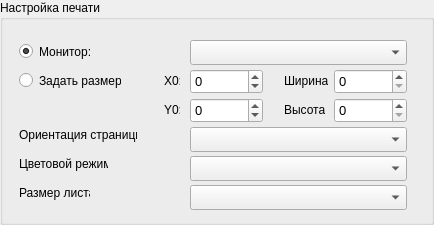
         <widget class="QGroupBox" name="gbSettingsPrint">
          <property name="sizePolicy">
           <sizepolicy hsizetype="Minimum" vsizetype="Fixed">
            <horstretch>0</horstretch>
            <verstretch>0</verstretch>
           </sizepolicy>
          </property>
          <property name="minimumSize">
           <size>
            <width>411</width>
            <height>201</height>
           </size>
          </property>
          <property name="palette">
           <palette>
            <active>
             <colorrole role="WindowText">
              <brush brushstyle="SolidPattern">
               <color alpha="255">
                <red>170</red>
                <green>0</green>
                <blue>0</blue>
               </color>
              </brush>
             </colorrole>
             <colorrole role="ButtonText">
              <brush brushstyle="SolidPattern">
               <color alpha="255">
                <red>170</red>
                <green>0</green>
                <blue>0</blue>
               </color>
              </brush>
             </colorrole>
            </active>
            <inactive>
             <colorrole role="WindowText">
              <brush brushstyle="SolidPattern">
               <color alpha="255">
                <red>0</red>
                <green>0</green>
                <blue>0</blue>
               </color>
              </brush>
             </colorrole>
             <colorrole role="ButtonText">
              <brush brushstyle="SolidPattern">
               <color alpha="255">
                <red>0</red>
                <green>0</green>
                <blue>0</blue>
               </color>
              </brush>
             </colorrole>
            </inactive>
            <disabled>
             <colorrole role="WindowText">
              <brush brushstyle="SolidPattern">
               <color alpha="255">
                <red>127</red>
                <green>127</green>
                <blue>127</blue>
               </color>
              </brush>
             </colorrole>
             <colorrole role="ButtonText">
              <brush brushstyle="SolidPattern">
               <color alpha="255">
                <red>127</red>
                <green>127</green>
                <blue>127</blue>
               </color>
              </brush>
             </colorrole>
            </disabled>
           </palette>
          </property>
          <property name="title">
           <string>Настройка печати</string>
          </property>
          <property name="alignment">
           <set>Qt::AlignLeading|Qt::AlignLeft|Qt::AlignTop</set>
          </property>
          <property name="flat">
           <bool>true</bool>
          </property>
          <layout class="QGridLayout" name="gridLayout_4">
           <item row="0" column="0">
            <widget class="QFrame" name="fSettingsPrint">
             <property name="enabled">
              <bool>true</bool>
             </property>
             <property name="minimumSize">
              <size>
               <width>406</width>
               <height>180</height>
              </size>
             </property>
             <property name="frameShape">
              <enum>QFrame::NoFrame</enum>
             </property>
             <property name="frameShadow">
              <enum>QFrame::Plain</enum>
             </property>
             <property name="lineWidth">
              <number>0</number>
             </property>
             <widget class="QLabel" name="lOrientationl">
              <property name="geometry">
               <rect>
                <x>5</x>
                <y>96</y>
                <width>118</width>
                <height>16</height>
               </rect>
              </property>
              <property name="text">
               <string>Ориентация страницы:</string>
              </property>
             </widget>
             <widget class="QLabel" name="lX0Screen">
              <property name="geometry">
               <rect>
                <x>150</x>
                <y>42</y>
                <width>16</width>
                <height>16</height>
               </rect>
              </property>
              <property name="minimumSize">
               <size>
                <width>0</width>
                <height>0</height>
               </size>
              </property>
              <property name="text">
               <string>X0:</string>
              </property>
             </widget>
             <widget class="QRadioButton" name="rbNumberMonitor">
              <property name="geometry">
               <rect>
                <x>5</x>
                <y>12</y>
                <width>71</width>
                <height>17</height>
               </rect>
              </property>
              <property name="text">
               <string>Монитор:</string>
              </property>
              <property name="checked">
               <bool>true</bool>
              </property>
             </widget>
             <widget class="QComboBox" name="cbNumberMonitor">
              <property name="geometry">
               <rect>
                <x>176</x>
                <y>9</y>
                <width>217</width>
                <height>25</height>
               </rect>
              </property>
              <property name="sizePolicy">
               <sizepolicy hsizetype="Minimum" vsizetype="Fixed">
                <horstretch>0</horstretch>
                <verstretch>0</verstretch>
               </sizepolicy>
              </property>
              <property name="minimumSize">
               <size>
                <width>217</width>
                <height>25</height>
               </size>
              </property>
              <property name="maximumSize">
               <size>
                <width>217</width>
                <height>25</height>
               </size>
              </property>
              <property name="palette">
               <palette>
                <active>
                 <colorrole role="Text">
                  <brush brushstyle="SolidPattern">
                   <color alpha="255">
                    <red>20</red>
                    <green>20</green>
                    <blue>20</blue>
                   </color>
                  </brush>
                 </colorrole>
                </active>
                <inactive>
                 <colorrole role="Text">
                  <brush brushstyle="SolidPattern">
                   <color alpha="255">
                    <red>0</red>
                    <green>0</green>
                    <blue>0</blue>
                   </color>
                  </brush>
                 </colorrole>
                </inactive>
                <disabled>
                 <colorrole role="Text">
                  <brush brushstyle="SolidPattern">
                   <color alpha="255">
                    <red>127</red>
                    <green>127</green>
                    <blue>127</blue>
                   </color>
                  </brush>
                 </colorrole>
                </disabled>
               </palette>
              </property>
              <property name="font">
               <font>
                <pointsize>10</pointsize>
               </font>
              </property>
             </widget>
             <widget class="QComboBox" name="cbPageSize">
              <property name="geometry">
               <rect>
                <x>176</x>
                <y>154</y>
                <width>217</width>
                <height>25</height>
               </rect>
              </property>
              <property name="sizePolicy">
               <sizepolicy hsizetype="Minimum" vsizetype="Fixed">
                <horstretch>0</horstretch>
                <verstretch>0</verstretch>
               </sizepolicy>
              </property>
              <property name="minimumSize">
               <size>
                <width>217</width>
                <height>25</height>
               </size>
              </property>
              <property name="maximumSize">
               <size>
                <width>217</width>
                <height>25</height>
               </size>
              </property>
              <property name="palette">
               <palette>
                <active>
                 <colorrole role="Text">
                  <brush brushstyle="SolidPattern">
                   <color alpha="255">
                    <red>20</red>
                    <green>20</green>
                    <blue>20</blue>
                   </color>
                  </brush>
                 </colorrole>
                </active>
                <inactive>
                 <colorrole role="Text">
                  <brush brushstyle="SolidPattern">
                   <color alpha="255">
                    <red>0</red>
                    <green>0</green>
                    <blue>0</blue>
                   </color>
                  </brush>
                 </colorrole>
                </inactive>
                <disabled>
                 <colorrole role="Text">
                  <brush brushstyle="SolidPattern">
                   <color alpha="255">
                    <red>127</red>
                    <green>127</green>
                    <blue>127</blue>
                   </color>
                  </brush>
                 </colorrole>
                </disabled>
               </palette>
              </property>
              <property name="font">
               <font>
                <pointsize>10</pointsize>
               </font>
              </property>
             </widget>
             <widget class="QComboBox" name="cbOrientation">
              <property name="geometry">
               <rect>
                <x>176</x>
                <y>96</y>
                <width>217</width>
                <height>25</height>
               </rect>
              </property>
              <property name="sizePolicy">
               <sizepolicy hsizetype="Minimum" vsizetype="Fixed">
                <horstretch>0</horstretch>
                <verstretch>0</verstretch>
               </sizepolicy>
              </property>
              <property name="minimumSize">
               <size>
                <width>217</width>
                <height>25</height>
               </size>
              </property>
              <property name="maximumSize">
               <size>
                <width>217</width>
                <height>25</height>
               </size>
              </property>
              <property name="palette">
               <palette>
                <active>
                 <colorrole role="Text">
                  <brush brushstyle="SolidPattern">
                   <color alpha="255">
                    <red>20</red>
                    <green>20</green>
                    <blue>20</blue>
                   </color>
                  </brush>
                 </colorrole>
                </active>
                <inactive>
                 <colorrole role="Text">
                  <brush brushstyle="SolidPattern">
                   <color alpha="255">
                    <red>0</red>
                    <green>0</green>
                    <blue>0</blue>
                   </color>
                  </brush>
                 </colorrole>
                </inactive>
                <disabled>
                 <colorrole role="Text">
                  <brush brushstyle="SolidPattern">
                   <color alpha="255">
                    <red>127</red>
                    <green>127</green>
                    <blue>127</blue>
                   </color>
                  </brush>
                 </colorrole>
                </disabled>
               </palette>
              </property>
              <property name="font">
               <font>
                <pointsize>10</pointsize>
               </font>
              </property>
             </widget>
             <widget class="QSpinBox" name="sbWidthRect">
              <property name="geometry">
               <rect>
                <x>320</x>
                <y>38</y>
                <width>73</width>
                <height>25</height>
               </rect>
              </property>
              <property name="minimumSize">
               <size>
                <width>73</width>
                <height>25</height>
               </size>
              </property>
              <property name="maximumSize">
               <size>
                <width>73</width>
                <height>25</height>
               </size>
              </property>
              <property name="palette">
               <palette>
                <active>
                 <colorrole role="Text">
                  <brush brushstyle="SolidPattern">
                   <color alpha="255">
                    <red>20</red>
                    <green>20</green>
                    <blue>20</blue>
                   </color>
                  </brush>
                 </colorrole>
                </active>
                <inactive>
                 <colorrole role="Text">
                  <brush brushstyle="SolidPattern">
                   <color alpha="255">
                    <red>0</red>
                    <green>0</green>
                    <blue>0</blue>
                   </color>
                  </brush>
                 </colorrole>
                </inactive>
                <disabled>
                 <colorrole role="Text">
                  <brush brushstyle="SolidPattern">
                   <color alpha="255">
                    <red>127</red>
                    <green>127</green>
                    <blue>127</blue>
                   </color>
                  </brush>
                 </colorrole>
                </disabled>
               </palette>
              </property>
              <property name="font">
               <font>
                <pointsize>10</pointsize>
               </font>
              </property>
              <property name="maximum">
               <number>10000</number>
              </property>
             </widget>
             <widget class="QLabel" name="lWidthScreen">
              <property name="geometry">
               <rect>
                <x>270</x>
                <y>42</y>
                <width>44</width>
                <height>16</height>
               </rect>
              </property>
              <property name="text">
               <string>Ширина:</string>
              </property>
             </widget>
             <widget class="QSpinBox" name="sbHeightRect">
              <property name="geometry">
               <rect>
                <x>320</x>
                <y>67</y>
                <width>73</width>
                <height>25</height>
               </rect>
              </property>
              <property name="minimumSize">
               <size>
                <width>73</width>
                <height>25</height>
               </size>
              </property>
              <property name="maximumSize">
               <size>
                <width>73</width>
                <height>25</height>
               </size>
              </property>
              <property name="palette">
               <palette>
                <active>
                 <colorrole role="Text">
                  <brush brushstyle="SolidPattern">
                   <color alpha="255">
                    <red>20</red>
                    <green>20</green>
                    <blue>20</blue>
                   </color>
                  </brush>
                 </colorrole>
                </active>
                <inactive>
                 <colorrole role="Text">
                  <brush brushstyle="SolidPattern">
                   <color alpha="255">
                    <red>0</red>
                    <green>0</green>
                    <blue>0</blue>
                   </color>
                  </brush>
                 </colorrole>
                </inactive>
                <disabled>
                 <colorrole role="Text">
                  <brush brushstyle="SolidPattern">
                   <color alpha="255">
                    <red>127</red>
                    <green>127</green>
                    <blue>127</blue>
                   </color>
                  </brush>
                 </colorrole>
                </disabled>
               </palette>
              </property>
              <property name="font">
               <font>
                <pointsize>10</pointsize>
               </font>
              </property>
              <property name="maximum">
               <number>10000</number>
              </property>
             </widget>
             <widget class="QLabel" name="lY0Screen">
              <property name="geometry">
               <rect>
                <x>150</x>
                <y>71</y>
                <width>16</width>
                <height>16</height>
               </rect>
              </property>
              <property name="minimumSize">
               <size>
                <width>0</width>
                <height>0</height>
               </size>
              </property>
              <property name="text">
               <string>Y0:</string>
              </property>
             </widget>
             <widget class="QComboBox" name="cbColorMode">
              <property name="geometry">
               <rect>
                <x>176</x>
                <y>125</y>
                <width>217</width>
                <height>25</height>
               </rect>
              </property>
              <property name="sizePolicy">
               <sizepolicy hsizetype="Minimum" vsizetype="Fixed">
                <horstretch>0</horstretch>
                <verstretch>0</verstretch>
               </sizepolicy>
              </property>
              <property name="minimumSize">
               <size>
                <width>217</width>
                <height>25</height>
               </size>
              </property>
              <property name="maximumSize">
               <size>
                <width>217</width>
                <height>25</height>
               </size>
              </property>
              <property name="palette">
               <palette>
                <active>
                 <colorrole role="Text">
                  <brush brushstyle="SolidPattern">
                   <color alpha="255">
                    <red>20</red>
                    <green>20</green>
                    <blue>20</blue>
                   </color>
                  </brush>
                 </colorrole>
                </active>
                <inactive>
                 <colorrole role="Text">
                  <brush brushstyle="SolidPattern">
                   <color alpha="255">
                    <red>0</red>
                    <green>0</green>
                    <blue>0</blue>
                   </color>
                  </brush>
                 </colorrole>
                </inactive>
                <disabled>
                 <colorrole role="Text">
                  <brush brushstyle="SolidPattern">
                   <color alpha="255">
                    <red>127</red>
                    <green>127</green>
                    <blue>127</blue>
                   </color>
                  </brush>
                 </colorrole>
                </disabled>
               </palette>
              </property>
              <property name="font">
               <font>
                <pointsize>10</pointsize>
               </font>
              </property>
             </widget>
             <widget class="QSpinBox" name="sbX0Rect">
              <property name="geometry">
               <rect>
                <x>176</x>
                <y>38</y>
                <width>73</width>
                <height>25</height>
               </rect>
              </property>
              <property name="minimumSize">
               <size>
                <width>73</width>
                <height>25</height>
               </size>
              </property>
              <property name="maximumSize">
               <size>
                <width>73</width>
                <height>25</height>
               </size>
              </property>
              <property name="palette">
               <palette>
                <active>
                 <colorrole role="Text">
                  <brush brushstyle="SolidPattern">
                   <color alpha="255">
                    <red>20</red>
                    <green>20</green>
                    <blue>20</blue>
                   </color>
                  </brush>
                 </colorrole>
                </active>
                <inactive>
                 <colorrole role="Text">
                  <brush brushstyle="SolidPattern">
                   <color alpha="255">
                    <red>0</red>
                    <green>0</green>
                    <blue>0</blue>
                   </color>
                  </brush>
                 </colorrole>
                </inactive>
                <disabled>
                 <colorrole role="Text">
                  <brush brushstyle="SolidPattern">
                   <color alpha="255">
                    <red>127</red>
                    <green>127</green>
                    <blue>127</blue>
                   </color>
                  </brush>
                 </colorrole>
                </disabled>
               </palette>
              </property>
              <property name="font">
               <font>
                <pointsize>10</pointsize>
               </font>
              </property>
              <property name="minimum">
               <number>-10000</number>
              </property>
              <property name="maximum">
               <number>10000</number>
              </property>
             </widget>
             <widget class="QRadioButton" name="rbSizeRect">
              <property name="geometry">
               <rect>
                <x>5</x>
                <y>41</y>
                <width>102</width>
                <height>17</height>
               </rect>
              </property>
              <property name="text">
               <string>Задать размер:</string>
              </property>
             </widget>
             <widget class="QLabel" name="lHeightScreen">
              <property name="geometry">
               <rect>
                <x>270</x>
                <y>71</y>
                <width>41</width>
                <height>16</height>
               </rect>
              </property>
              <property name="text">
               <string>Высота:</string>
              </property>
             </widget>
             <widget class="QLabel" name="lColorMode">
              <property name="geometry">
               <rect>
                <x>5</x>
                <y>125</y>
                <width>89</width>
                <height>16</height>
               </rect>
              </property>
              <property name="text">
               <string>Цветовой режим:</string>
              </property>
             </widget>
             <widget class="QLabel" name="lPageSize">
              <property name="geometry">
               <rect>
                <x>5</x>
                <y>154</y>
                <width>71</width>
                <height>16</height>
               </rect>
              </property>
              <property name="text">
               <string>Размер листа:</string>
              </property>
             </widget>
             <widget class="QSpinBox" name="sbY0Rect">
              <property name="geometry">
               <rect>
                <x>176</x>
                <y>67</y>
                <width>73</width>
                <height>25</height>
               </rect>
              </property>
              <property name="minimumSize">
               <size>
                <width>73</width>
                <height>25</height>
               </size>
              </property>
              <property name="maximumSize">
               <size>
                <width>73</width>
                <height>25</height>
               </size>
              </property>
              <property name="palette">
               <palette>
                <active>
                 <colorrole role="Text">
                  <brush brushstyle="SolidPattern">
                   <color alpha="255">
                    <red>20</red>
                    <green>20</green>
                    <blue>20</blue>
                   </color>
                  </brush>
                 </colorrole>
                </active>
                <inactive>
                 <colorrole role="Text">
                  <brush brushstyle="SolidPattern">
                   <color alpha="255">
                    <red>0</red>
                    <green>0</green>
                    <blue>0</blue>
                   </color>
                  </brush>
                 </colorrole>
                </inactive>
                <disabled>
                 <colorrole role="Text">
                  <brush brushstyle="SolidPattern">
                   <color alpha="255">
                    <red>127</red>
                    <green>127</green>
                    <blue>127</blue>
                   </color>
                  </brush>
                 </colorrole>
                </disabled>
               </palette>
              </property>
              <property name="font">
               <font>
                <pointsize>10</pointsize>
               </font>
              </property>
              <property name="minimum">
               <number>-10000</number>
              </property>
              <property name="maximum">
               <number>10000</number>
              </property>
             </widget>
            </widget>
           </item>
          </layout>
         </widget>
